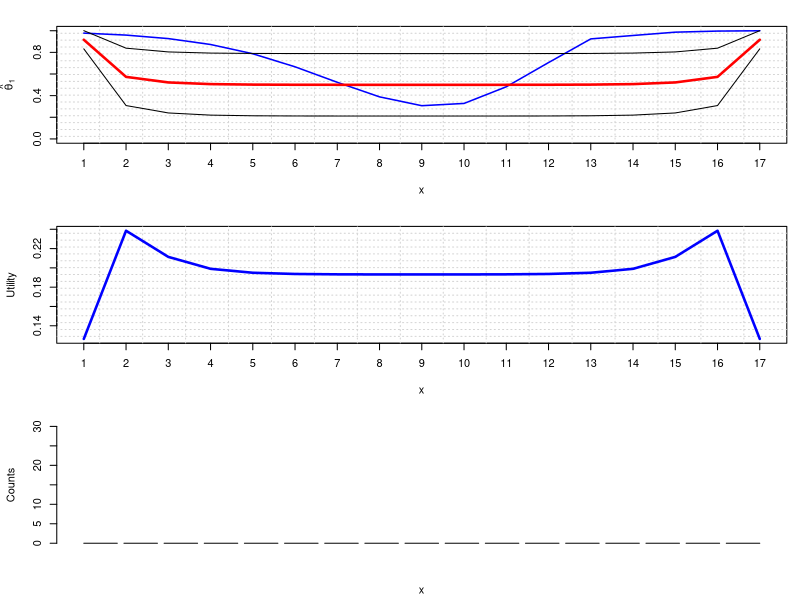
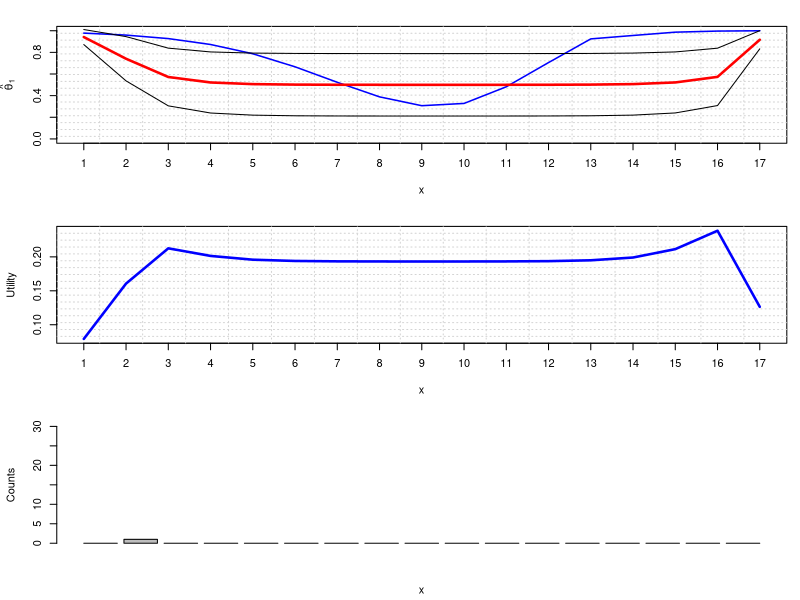
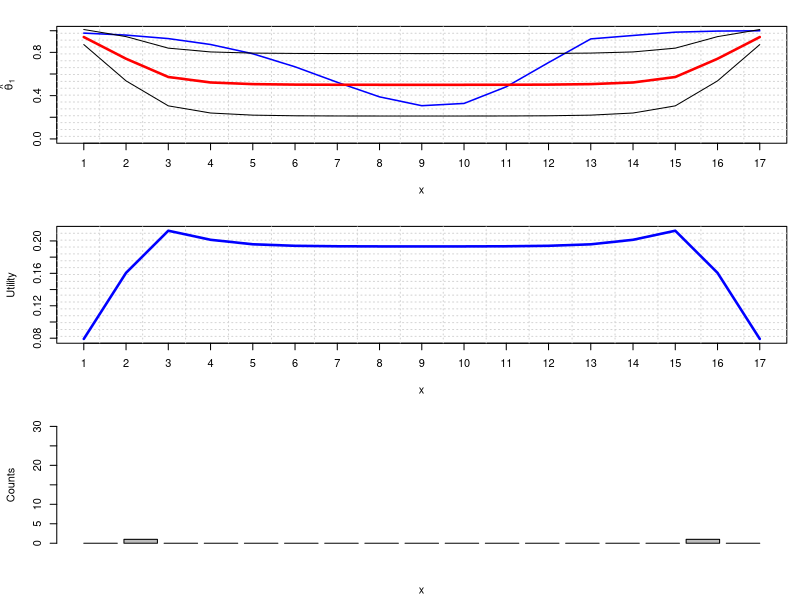
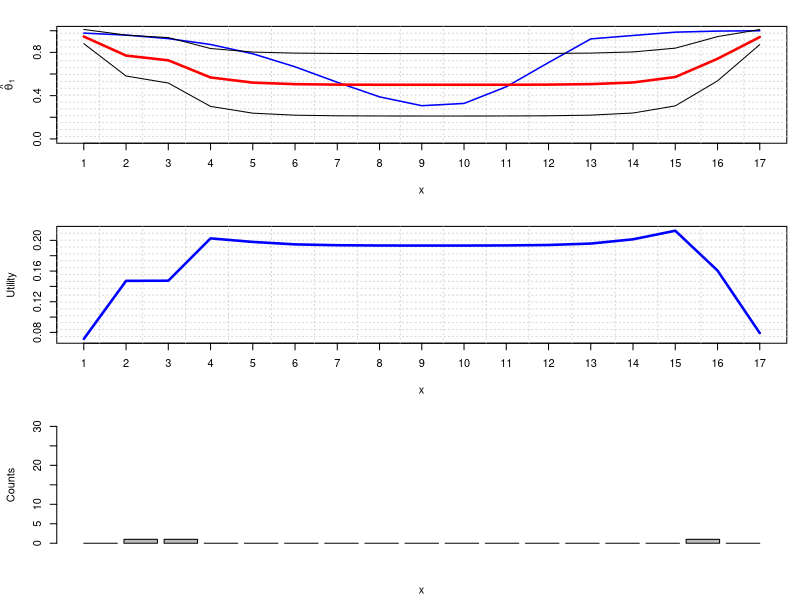
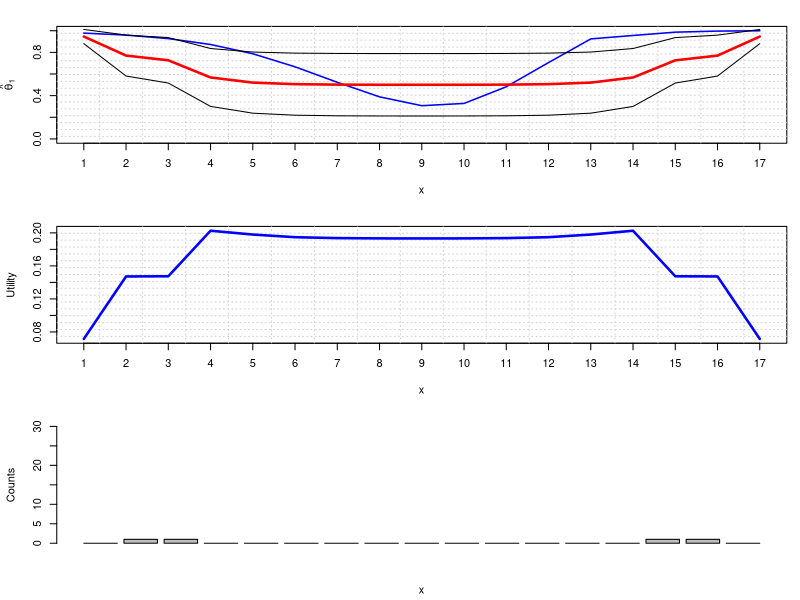
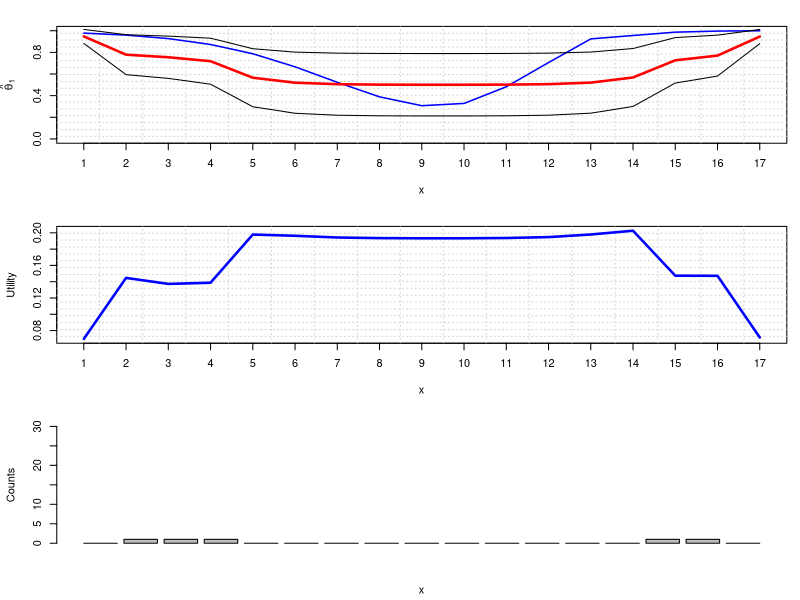
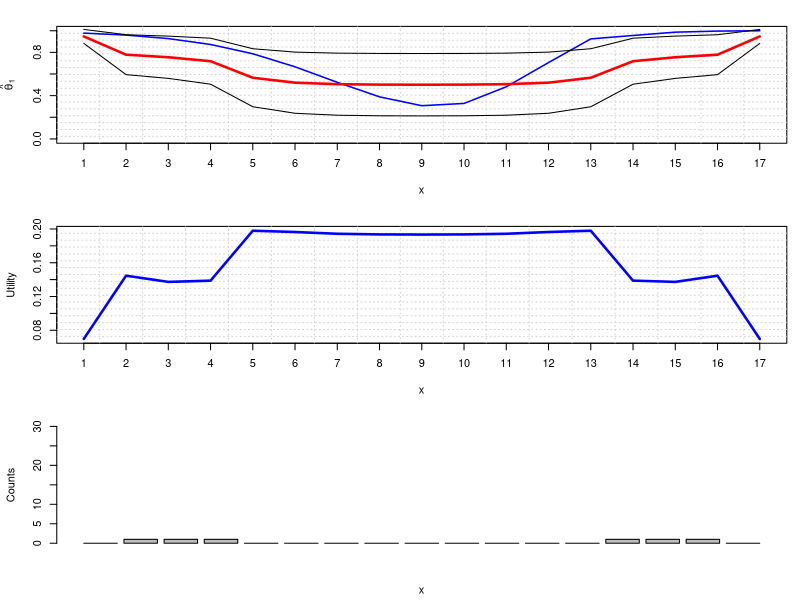
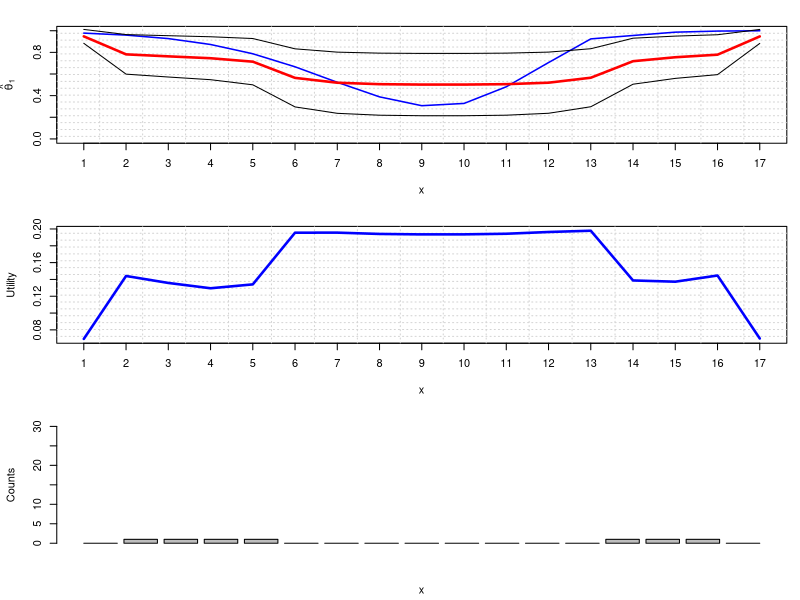

The R source for these figures, in order:

# forward recursion (marginal posterior)
################################################################################

phi <- function(parameter, phi.result, j, jp, h) {
  a1 <- parameter$alpha.success[1]
  a2 <- parameter$alpha.failure[1]
  n1 <- parameter$alpha.success[1] + sum(parameter$success[1:jp])
  n2 <- parameter$alpha.failure[1] + sum(parameter$failure[1:jp])

  result <- parameter$rho^(jp-1)*beta(n1, n2)/beta(a1, a2)*h(1, jp, n1, n2)
  if (j > 1) {
    for (k in 1:(j-1)) {
      a1 <- parameter$alpha.success[k+1]
      a2 <- parameter$alpha.failure[k+1]
      n1 <- parameter$alpha.success[k+1] + sum(parameter$success[(k+1):jp])
      n2 <- parameter$alpha.failure[k+1] + sum(parameter$failure[(k+1):jp])
      result <- result + (1-parameter$rho)*parameter$rho^(jp-k-1)*phi.result[k]*beta(n1, n2)/beta(a1, a2)*h(k+1, jp, n1, n2)
    }
  }
  return(result)
}
phi.init <- function(parameter) {
  result <- rep(0, parameter$L)
  h <- function(i, j, n1, n2) 1
  for (j in 1:parameter$L) {
    result[j] <- phi(parameter, result, j, j, h)
  }
  return(result)
}
f.forward <- function(parameter, j, h) {
  return (phi(parameter, parameter$phi, j, j, h)/parameter$phi[j])
}
f.forward.expectation <- function(parameter, j) {
  h <- function(i, j, n1, n2) c(n1/(n1+n2), n2/(n1+n2))
  return(f.forward(parameter, j, h))
}
f.forward.stddev <- function(parameter, j) {
  h <- function(i, j, n1, n2) c(n1*(n1+n2 - n1)/((n1+n2)^2*(n1+n2+1)), n2*(n1+n2 - n2)/((n1+n2)^2*(n1+n2+1)))
  return(sqrt(f.forward(parameter, j, h)))
}

# backward recursion (marginal posterior)
################################################################################

psi <- function(parameter, psi.result, j, h) {
  a1 <- parameter$alpha.success[j]
  a2 <- parameter$alpha.failure[j]
  n1 <- parameter$alpha.success[j] + sum(parameter$success[j:parameter$L])
  n2 <- parameter$alpha.failure[j] + sum(parameter$failure[j:parameter$L])

  result <- parameter$rho^(parameter$L-j)*beta(n1, n2)/beta(a1, a2)*h(j, parameter$L, n1, n2)
  if (j+1 <= parameter$L) {
    for (k in (j+1):parameter$L) {
      a1 <- parameter$alpha.success[j]
      a2 <- parameter$alpha.failure[j]
      n1 <- parameter$alpha.success[j] + sum(parameter$success[j:(k-1)])
      n2 <- parameter$alpha.failure[j] + sum(parameter$failure[j:(k-1)])
      result <- result + (1-parameter$rho)*parameter$rho^(k-1-j)*psi.result[k]*beta(n1, n2)/beta(a1, a2)*h(j, k-1, n1, n2)
    }
  }
  return(result)
}
psi.init <- function(parameter) {
  result <- rep(0, parameter$L)
  h <- function(i, j, n1, n2) 1
  for (j in parameter$L:1) {
    result[j] <- psi(parameter, result, j, h)
  }
  return(result)
}

# forward and backward recursion (marginal posterior)
################################################################################

g <- function(parameter, j, h) {
  result <- phi(parameter, parameter$phi, j, parameter$L, h)
  if (j+1 <= parameter$L) {
    for (k in (j+1):parameter$L) {
      result <- result + (1-parameter$rho)*phi(parameter, parameter$phi, j, k-1, h)*parameter$psi[k]
    }
  }
  return(result/parameter$phi[j])
}
g.norm <- function(parameter, j) {
  return(parameter$phi[parameter$L]/parameter$phi[j])
}
f <- function(parameter, j, h) {
  return (g(parameter, j, h)/g.norm(parameter, j))
}
f.expectation <- function(parameter, j) {
  h <- function(i, j, n1, n2) c(n1/(n1+n2), n2/(n1+n2))
  return(f(parameter, j, h))
}
f.stddev <- function(parameter, j) {
  h <- function(i, j, n1, n2) c(n1*(n1+n2 - n1)/((n1+n2)^2*(n1+n2+1)), n2*(n1+n2 - n2)/((n1+n2)^2*(n1+n2+1)))
  return(sqrt(f(parameter, j, h)))
}

# mixture chain (reverse parameters)
################################################################################

parameter.reverse <- function(parameter.1) {
  parameter.2 <- list()
  parameter.2$success <- rev(parameter.1$success)
  parameter.2$failure <- rev(parameter.1$failure)
  if (is.element('alpha.success', names(parameter.1))) {
    parameter.2$alpha.success <- rev(parameter.1$alpha.success)
  }
  if (is.element('alpha.failure', names(parameter.1))) {
    parameter.2$alpha.failure <- rev(parameter.1$alpha.failure)
  }
  parameter.2$rho <- parameter.1$rho
  
  return(parameter.2)
}

# init parameters and compute posterior
################################################################################

parameter.init <- function(parameter.1, extended=TRUE) {
  parameter.1$L <- length(parameter.1$success)
  if (!is.element('alpha.success', names(parameter.1))) {
    parameter.1$alpha.success <- rep(1, parameter.1$L)
  }
  if (!is.element('alpha.failure', names(parameter.1))) {
    parameter.1$alpha.failure <- rep(1, parameter.1$L)
  }
  parameter.1$phi <- phi.init(parameter.1)
  if (extended) {
    # first chain
    parameter.1$psi     <- psi.init(parameter.1)
    parameter.1$expect  <- sapply(1:parameter.1$L, function(j) f.expectation(parameter.1, j))
    parameter.1$stddev  <- sapply(1:parameter.1$L, function(j) f.stddev(parameter.1, j))
    parameter.1$utility <- sapply(1:parameter.1$L, function(j) f.utility(parameter.1, j))

    # second chain
    parameter.2         <- parameter.reverse(parameter.1)
    parameter.2         <- parameter.init(parameter.2, FALSE)
    parameter.2$psi     <- psi.init(parameter.2)
    parameter.2$expect  <- sapply(1:parameter.2$L, function(j) f.expectation(parameter.2, j))
    parameter.2$stddev  <- sapply(1:parameter.2$L, function(j) f.stddev(parameter.2, j))
    parameter.2$utility <- sapply(1:parameter.2$L, function(j) f.utility(parameter.2, j))

    # mix results
    parameter.1$expect  <- sapply(1:parameter.1$L, function(j) (parameter.1$expect[,j]+parameter.2$expect [,parameter.1$L-j+1])/2)
    parameter.1$stddev  <- sapply(1:parameter.1$L, function(j) (parameter.1$stddev[,j]+parameter.2$stddev [,parameter.1$L-j+1])/2)
    parameter.1$utility <- sapply(1:parameter.1$L, function(j) (parameter.1$utility[j]+parameter.2$utility[ parameter.1$L-j+1])/2)
  }
  return(parameter.1)
}

# utility (on the full joint posterior)
################################################################################

f.utility.prime <- function(parameter, j, l) {
  L <- parameter$L
  parameter.new <- parameter
  if (l == 1) {
    h <- function(p, q, n1, n2) {
      return(digamma(n1) - digamma(n1 + n2))
    }
    parameter.new$success[j] <- parameter.new$success[j] + 1
  }
  else {
    h <- function(p, q, n1, n2) {
      return(digamma(n2) - digamma(n1 + n2))
    }
    parameter.new$failure[j] <- parameter.new$failure[j] + 1
  }
  parameter.new <- parameter.init(parameter.new, FALSE)

  result <- log(parameter$phi[L])-log(parameter.new$phi[L])
  result <- result + f(parameter.new, j, h)
  return(result)
}

f.utility <- function(parameter, j, l) {
  return(parameter$expect[1,j]*f.utility.prime(parameter, j, 1) + parameter$expect[2,j]*f.utility.prime(parameter, j, 2))
}

# plotting
################################################################################

plot.sampling <- function(parameter, groundtruth=c(), density=FALSE) {

  par(mfrow=c(3,1), mar=c(4.3, 4.3, 2, 1))

  plot(c(1,parameter$L),c(0,1.0), type='n', xaxp=c(1,parameter$L,parameter$L-1), xlab="x", ylab=expression(hat(theta)[1]))
  grid(parameter$L,parameter$L)

  if (length(groundtruth) != 0) {
    lines(1:parameter$L, groundtruth, type='l', col='blue', lwd=1.5)
  }
  lines(1:parameter$L, parameter$expect[1,], type='l', col='red', lwd=2.5)
  lines(1:parameter$L, parameter$expect[1,]-parameter$stddev[1,], type='l', col='black', lwd=1)
  lines(1:parameter$L, parameter$expect[1,]+parameter$stddev[1,], type='l', col='black', lwd=1)

  plot(c(1,parameter$L),c(min(parameter$utility),max(parameter$utility)), type='n', xaxp=c(1,parameter$L,parameter$L-1), xlab="x", ylab="Utility")
  grid(parameter$L,parameter$L)
  lines(1:parameter$L, parameter$utility, type='l', col='blue', lwd=2.5)

  counts <- mapply(sum, parameter$success, parameter$failure)
  barplot(counts, ylim=c(0,30), xlab="x", ylab="Counts")
}

# sampling and ground truth
################################################################################

library(nnet) # which.is.max

get.sample <- function(j) {
  if (runif(1, 0, 1) <= groundtruth[j]) {
    return(1)
  }
  else {
    return(2)
  }
}

sample.prime <- function(parameter) {
  j <- which.is.max(parameter$utility)
  l <- get.sample(j)
  print(j)
  if (l == 1) {
    parameter$success[j] <- parameter$success[j] + 1
  }
  else {
    parameter$failure[j] <- parameter$failure[j] + 1
  }
  parameter <- parameter.init(parameter)

  return(parameter)
}

sample <- function(parameter, n, video=FALSE) {
  parameter <- parameter.init(parameter)
  if (video) {
    png(filename=sprintf("plot_%03d.png", 0), width = 800, height = 600)
    plot.sampling(parameter, groundtruth, FALSE)
    dev.off()
  }
  else {
    plot.sampling(parameter, groundtruth)
  }
  if (n > 0) {
    for (i in 1:n) {
      parameter <- sample.prime(parameter)
      print(parameter$utility)
      if (video) {
        png(filename=sprintf("plot_%03d.png", i), width = 800, height = 600)
        plot.sampling(parameter, groundtruth, FALSE)
        dev.off()
      }
      else {
        plot.sampling(parameter, groundtruth, TRUE)
      }
    }
  }
  return(parameter)
}

# data and parameters
################################################################################

groundtruth <- c(0.977895, 0.959606, 0.927331, 0.872769, 0.786948, 0.666468, 0.523201, 0.388603, 0.307012, 0.327954, 0.481978, 0.705735, 0.924494, 0.956063, 0.986731, 0.996743, 0.999621)
#groundtruth <- c(0.983707, 0.977895, 0.970075, 0.959606, 0.945683, 0.927331, 0.903428, 0.872769, 0.834219, 0.786948, 0.730763, 0.666468, 0.59614, 0.523201, 0.452233, 0.388603, 0.338142, 0.307012, 0.301628, 0.327954, 0.38205, 0.481978, 0.593685, 0.705735, 0.901878, 0.924494, 0.944262, 0.956063, 0.975398, 0.986731, 0.993179, 0.996743, 0.998648, 0.999621, 1.00000)

parameter <- list(rho = 0.3,
                  success = rep(0, length(groundtruth)),
                  failure = rep(0, length(groundtruth))
                  )
parameter <- parameter.init(parameter, FALSE)

parameter$alpha.success[ 1] = 100
parameter$alpha.success[17] = 100

parameter <- sample(parameter, 250, video=FALSE)

#mencoder mf://plot_*.png -mf type=png:fps=4 -ovc lavc -lavcopts vcodec=mpeg4 -oac copy -o plot.avi
